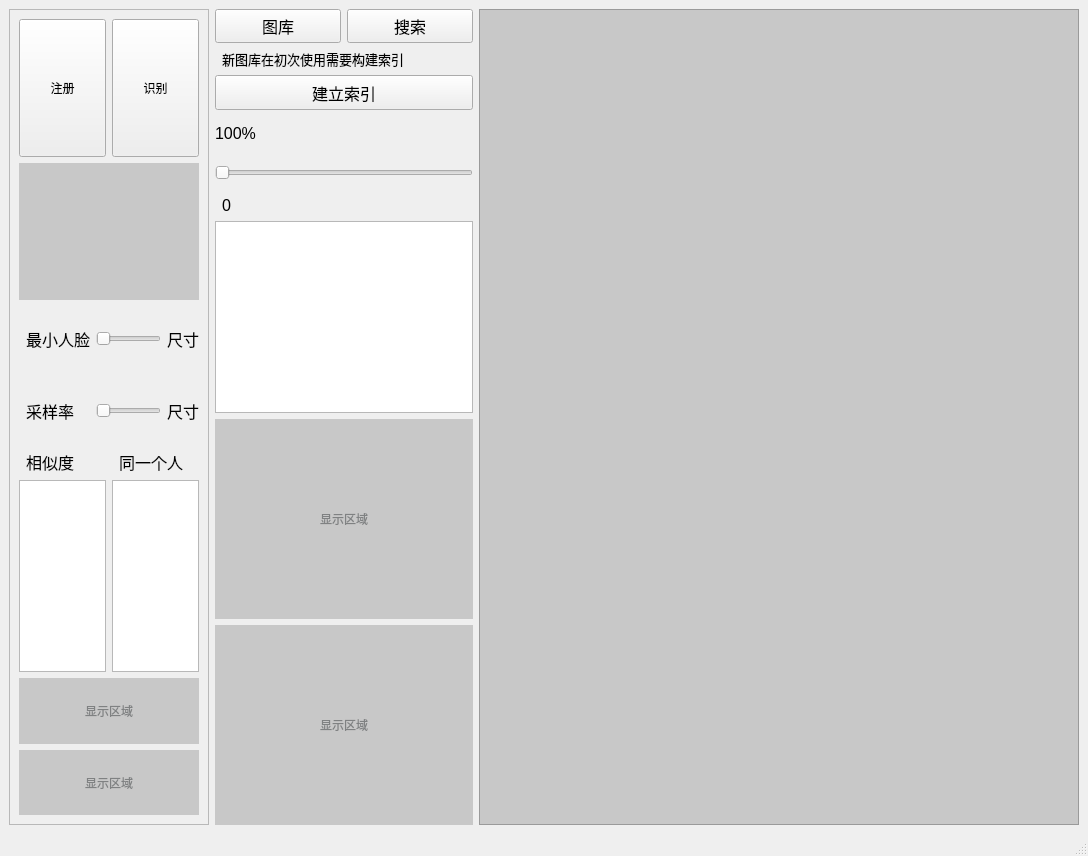
<?xml version="1.0" encoding="UTF-8"?>
<ui version="4.0">
 <class>MainWindow</class>
 <widget class="QMainWindow" name="MainWindow">
  <property name="windowModality">
   <enum>Qt::WindowModal</enum>
  </property>
  <property name="geometry">
   <rect>
    <x>0</x>
    <y>0</y>
    <width>1088</width>
    <height>856</height>
   </rect>
  </property>
  <property name="sizePolicy">
   <sizepolicy hsizetype="Fixed" vsizetype="Fixed">
    <horstretch>0</horstretch>
    <verstretch>2</verstretch>
   </sizepolicy>
  </property>
  <property name="windowTitle">
   <string>FaceSpy</string>
  </property>
  <property name="windowOpacity">
   <double>0.950000000000000</double>
  </property>
  <property name="layoutDirection">
   <enum>Qt::LeftToRight</enum>
  </property>
  <property name="autoFillBackground">
   <bool>false</bool>
  </property>
  <property name="dockOptions">
   <set>QMainWindow::AllowTabbedDocks|QMainWindow::AnimatedDocks</set>
  </property>
  <widget class="QWidget" name="centralwidget">
   <layout class="QHBoxLayout" name="horizontalLayout_3">
    <item>
     <widget class="QFrame" name="frame">
      <property name="maximumSize">
       <size>
        <width>200</width>
        <height>16777215</height>
       </size>
      </property>
      <property name="frameShape">
       <enum>QFrame::StyledPanel</enum>
      </property>
      <property name="frameShadow">
       <enum>QFrame::Raised</enum>
      </property>
      <layout class="QVBoxLayout" name="verticalLayout_3">
       <item>
        <layout class="QHBoxLayout" name="horizontalLayout">
         <item>
          <widget class="QPushButton" name="startButton">
           <property name="sizePolicy">
            <sizepolicy hsizetype="Expanding" vsizetype="Expanding">
             <horstretch>0</horstretch>
             <verstretch>0</verstretch>
            </sizepolicy>
           </property>
           <property name="text">
            <string>注册</string>
           </property>
           <property name="icon">
            <iconset resource="design.qrc">
             <normaloff>:/icons/eye.png</normaloff>:/icons/eye.png</iconset>
           </property>
           <property name="iconSize">
            <size>
             <width>32</width>
             <height>32</height>
            </size>
           </property>
           <property name="checkable">
            <bool>true</bool>
           </property>
          </widget>
         </item>
         <item>
          <widget class="QPushButton" name="testButton">
           <property name="sizePolicy">
            <sizepolicy hsizetype="Expanding" vsizetype="Expanding">
             <horstretch>0</horstretch>
             <verstretch>0</verstretch>
            </sizepolicy>
           </property>
           <property name="text">
            <string>识别</string>
           </property>
           <property name="icon">
            <iconset resource="design.qrc">
             <normaloff>:/icons/video.png</normaloff>:/icons/video.png</iconset>
           </property>
           <property name="iconSize">
            <size>
             <width>32</width>
             <height>32</height>
            </size>
           </property>
           <property name="checkable">
            <bool>true</bool>
           </property>
          </widget>
         </item>
        </layout>
       </item>
       <item>
        <widget class="QLabel" name="cropImgLabel_2">
         <property name="sizePolicy">
          <sizepolicy hsizetype="Expanding" vsizetype="Expanding">
           <horstretch>0</horstretch>
           <verstretch>0</verstretch>
          </sizepolicy>
         </property>
         <property name="autoFillBackground">
          <bool>false</bool>
         </property>
         <property name="styleSheet">
          <string notr="true">background-color: rgb(200, 200, 200);
background-image: url(:/image/logo.png);
border-color: qradialgradient(spread:pad, cx:0.5, cy:0.5, radius:0.5, fx:0.5, fy:0.5, stop:0 rgba(255, 235, 235, 206), stop:0.35 rgba(255, 188, 188, 80), stop:0.4 rgba(255, 162, 162, 80), stop:0.425 rgba(255, 132, 132, 156), stop:0.44 rgba(252, 128, 128, 80), stop:1 rgba(255, 255, 255, 0));
color: rgba(53, 57, 59, 128);</string>
         </property>
         <property name="text">
          <string/>
         </property>
         <property name="alignment">
          <set>Qt::AlignCenter</set>
         </property>
        </widget>
       </item>
       <item>
        <layout class="QGridLayout" name="gridLayout">
         <item row="0" column="0">
          <widget class="QLabel" name="radiusMax">
           <property name="font">
            <font>
             <pointsize>12</pointsize>
            </font>
           </property>
           <property name="layoutDirection">
            <enum>Qt::LeftToRight</enum>
           </property>
           <property name="text">
            <string>最小人脸</string>
           </property>
           <property name="alignment">
            <set>Qt::AlignLeading|Qt::AlignLeft|Qt::AlignVCenter</set>
           </property>
           <property name="indent">
            <number>7</number>
           </property>
          </widget>
         </item>
         <item row="1" column="1">
          <widget class="QSlider" name="ScaleFactorQSlider">
           <property name="sizePolicy">
            <sizepolicy hsizetype="Expanding" vsizetype="Expanding">
             <horstretch>0</horstretch>
             <verstretch>0</verstretch>
            </sizepolicy>
           </property>
           <property name="font">
            <font>
             <pointsize>10</pointsize>
            </font>
           </property>
           <property name="toolTipDuration">
            <number>-2</number>
           </property>
           <property name="autoFillBackground">
            <bool>false</bool>
           </property>
           <property name="minimum">
            <number>1</number>
           </property>
           <property name="maximum">
            <number>10</number>
           </property>
           <property name="singleStep">
            <number>1</number>
           </property>
           <property name="orientation">
            <enum>Qt::Horizontal</enum>
           </property>
           <property name="invertedAppearance">
            <bool>false</bool>
           </property>
           <property name="invertedControls">
            <bool>false</bool>
           </property>
          </widget>
         </item>
         <item row="1" column="2">
          <widget class="QLabel" name="culrrentScaleFactorQLabel">
           <property name="sizePolicy">
            <sizepolicy hsizetype="Expanding" vsizetype="Expanding">
             <horstretch>0</horstretch>
             <verstretch>0</verstretch>
            </sizepolicy>
           </property>
           <property name="font">
            <font>
             <pointsize>12</pointsize>
            </font>
           </property>
           <property name="text">
            <string>尺寸</string>
           </property>
          </widget>
         </item>
         <item row="0" column="2">
          <widget class="QLabel" name="culrrentRadius">
           <property name="sizePolicy">
            <sizepolicy hsizetype="Expanding" vsizetype="Expanding">
             <horstretch>0</horstretch>
             <verstretch>0</verstretch>
            </sizepolicy>
           </property>
           <property name="font">
            <font>
             <pointsize>12</pointsize>
            </font>
           </property>
           <property name="text">
            <string>尺寸</string>
           </property>
          </widget>
         </item>
         <item row="1" column="0">
          <widget class="QLabel" name="radiusMax_2">
           <property name="sizePolicy">
            <sizepolicy hsizetype="Expanding" vsizetype="Expanding">
             <horstretch>0</horstretch>
             <verstretch>0</verstretch>
            </sizepolicy>
           </property>
           <property name="font">
            <font>
             <pointsize>12</pointsize>
            </font>
           </property>
           <property name="layoutDirection">
            <enum>Qt::LeftToRight</enum>
           </property>
           <property name="text">
            <string>采样率</string>
           </property>
           <property name="alignment">
            <set>Qt::AlignLeading|Qt::AlignLeft|Qt::AlignVCenter</set>
           </property>
           <property name="indent">
            <number>7</number>
           </property>
          </widget>
         </item>
         <item row="0" column="1">
          <widget class="QSlider" name="rMaxHorizontalSlider">
           <property name="sizePolicy">
            <sizepolicy hsizetype="Expanding" vsizetype="Expanding">
             <horstretch>0</horstretch>
             <verstretch>0</verstretch>
            </sizepolicy>
           </property>
           <property name="font">
            <font>
             <pointsize>10</pointsize>
            </font>
           </property>
           <property name="toolTipDuration">
            <number>-2</number>
           </property>
           <property name="autoFillBackground">
            <bool>false</bool>
           </property>
           <property name="minimum">
            <number>20</number>
           </property>
           <property name="maximum">
            <number>100</number>
           </property>
           <property name="orientation">
            <enum>Qt::Horizontal</enum>
           </property>
           <property name="invertedAppearance">
            <bool>false</bool>
           </property>
           <property name="invertedControls">
            <bool>false</bool>
           </property>
          </widget>
         </item>
        </layout>
       </item>
       <item>
        <layout class="QGridLayout" name="gridLayout_2">
         <item row="0" column="0">
          <widget class="QLabel" name="similarityLabel">
           <property name="sizePolicy">
            <sizepolicy hsizetype="Expanding" vsizetype="Expanding">
             <horstretch>0</horstretch>
             <verstretch>0</verstretch>
            </sizepolicy>
           </property>
           <property name="font">
            <font>
             <pointsize>12</pointsize>
            </font>
           </property>
           <property name="layoutDirection">
            <enum>Qt::LeftToRight</enum>
           </property>
           <property name="text">
            <string>相似度</string>
           </property>
           <property name="alignment">
            <set>Qt::AlignLeading|Qt::AlignLeft|Qt::AlignVCenter</set>
           </property>
           <property name="indent">
            <number>7</number>
           </property>
          </widget>
         </item>
         <item row="0" column="1">
          <widget class="QLabel" name="sameID">
           <property name="sizePolicy">
            <sizepolicy hsizetype="Expanding" vsizetype="Expanding">
             <horstretch>0</horstretch>
             <verstretch>0</verstretch>
            </sizepolicy>
           </property>
           <property name="font">
            <font>
             <pointsize>12</pointsize>
            </font>
           </property>
           <property name="layoutDirection">
            <enum>Qt::LeftToRight</enum>
           </property>
           <property name="text">
            <string>同一个人</string>
           </property>
           <property name="alignment">
            <set>Qt::AlignLeading|Qt::AlignLeft|Qt::AlignVCenter</set>
           </property>
           <property name="indent">
            <number>7</number>
           </property>
          </widget>
         </item>
         <item row="1" column="0">
          <widget class="QTextBrowser" name="similaritytextBrowser">
           <property name="verticalScrollBarPolicy">
            <enum>Qt::ScrollBarAlwaysOff</enum>
           </property>
           <property name="horizontalScrollBarPolicy">
            <enum>Qt::ScrollBarAlwaysOff</enum>
           </property>
          </widget>
         </item>
         <item row="1" column="1">
          <widget class="QTextBrowser" name="sameIDtextBrowser">
           <property name="verticalScrollBarPolicy">
            <enum>Qt::ScrollBarAlwaysOff</enum>
           </property>
           <property name="horizontalScrollBarPolicy">
            <enum>Qt::ScrollBarAlwaysOff</enum>
           </property>
          </widget>
         </item>
        </layout>
       </item>
       <item>
        <layout class="QVBoxLayout" name="verticalLayout">
         <item>
          <widget class="QLabel" name="videoCanvas">
           <property name="sizePolicy">
            <sizepolicy hsizetype="Expanding" vsizetype="Expanding">
             <horstretch>0</horstretch>
             <verstretch>0</verstretch>
            </sizepolicy>
           </property>
           <property name="autoFillBackground">
            <bool>false</bool>
           </property>
           <property name="styleSheet">
            <string notr="true">background-color: rgb(200, 200, 200);
border-color: qradialgradient(spread:pad, cx:0.5, cy:0.5, radius:0.5, fx:0.5, fy:0.5, stop:0 rgba(255, 235, 235, 206), stop:0.35 rgba(255, 188, 188, 80), stop:0.4 rgba(255, 162, 162, 80), stop:0.425 rgba(255, 132, 132, 156), stop:0.44 rgba(252, 128, 128, 80), stop:1 rgba(255, 255, 255, 0));
color: rgba(53, 57, 59, 128);</string>
           </property>
           <property name="text">
            <string>显示区域</string>
           </property>
           <property name="alignment">
            <set>Qt::AlignCenter</set>
           </property>
          </widget>
         </item>
         <item>
          <widget class="QLabel" name="cropImgRecLabel">
           <property name="sizePolicy">
            <sizepolicy hsizetype="Expanding" vsizetype="Expanding">
             <horstretch>0</horstretch>
             <verstretch>0</verstretch>
            </sizepolicy>
           </property>
           <property name="autoFillBackground">
            <bool>false</bool>
           </property>
           <property name="styleSheet">
            <string notr="true">background-color: rgb(200, 200, 200);
border-color: qradialgradient(spread:pad, cx:0.5, cy:0.5, radius:0.5, fx:0.5, fy:0.5, stop:0 rgba(255, 235, 235, 206), stop:0.35 rgba(255, 188, 188, 80), stop:0.4 rgba(255, 162, 162, 80), stop:0.425 rgba(255, 132, 132, 156), stop:0.44 rgba(252, 128, 128, 80), stop:1 rgba(255, 255, 255, 0));
color: rgba(53, 57, 59, 128);</string>
           </property>
           <property name="text">
            <string>显示区域</string>
           </property>
           <property name="alignment">
            <set>Qt::AlignCenter</set>
           </property>
          </widget>
         </item>
        </layout>
       </item>
      </layout>
     </widget>
    </item>
    <item>
     <layout class="QVBoxLayout" name="verticalLayout_4">
      <item>
       <layout class="QHBoxLayout" name="horizontalLayout_2">
        <item>
         <widget class="QPushButton" name="ImgsOpenButton">
          <property name="sizePolicy">
           <sizepolicy hsizetype="Expanding" vsizetype="Expanding">
            <horstretch>0</horstretch>
            <verstretch>0</verstretch>
           </sizepolicy>
          </property>
          <property name="font">
           <font>
            <pointsize>12</pointsize>
           </font>
          </property>
          <property name="text">
           <string>图库</string>
          </property>
          <property name="icon">
           <iconset resource="design.qrc">
            <normaloff>:/icons/galaxyImgs.png</normaloff>:/icons/galaxyImgs.png</iconset>
          </property>
          <property name="iconSize">
           <size>
            <width>32</width>
            <height>32</height>
           </size>
          </property>
          <property name="checkable">
           <bool>true</bool>
          </property>
         </widget>
        </item>
        <item>
         <widget class="QPushButton" name="queryButton">
          <property name="sizePolicy">
           <sizepolicy hsizetype="Expanding" vsizetype="Expanding">
            <horstretch>0</horstretch>
            <verstretch>0</verstretch>
           </sizepolicy>
          </property>
          <property name="font">
           <font>
            <pointsize>12</pointsize>
           </font>
          </property>
          <property name="text">
           <string>搜索</string>
          </property>
          <property name="icon">
           <iconset resource="design.qrc">
            <normaloff>:/icons/upload.png</normaloff>:/icons/upload.png</iconset>
          </property>
          <property name="iconSize">
           <size>
            <width>32</width>
            <height>32</height>
           </size>
          </property>
          <property name="checkable">
           <bool>true</bool>
          </property>
         </widget>
        </item>
       </layout>
      </item>
      <item>
       <widget class="QLabel" name="radiusMax_3">
        <property name="font">
         <font>
          <pointsize>10</pointsize>
         </font>
        </property>
        <property name="layoutDirection">
         <enum>Qt::LeftToRight</enum>
        </property>
        <property name="text">
         <string>新图库在初次使用需要构建索引</string>
        </property>
        <property name="alignment">
         <set>Qt::AlignLeading|Qt::AlignLeft|Qt::AlignVCenter</set>
        </property>
        <property name="indent">
         <number>7</number>
        </property>
       </widget>
      </item>
      <item>
       <widget class="QPushButton" name="faceDetectionButton">
        <property name="sizePolicy">
         <sizepolicy hsizetype="Expanding" vsizetype="Expanding">
          <horstretch>0</horstretch>
          <verstretch>0</verstretch>
         </sizepolicy>
        </property>
        <property name="font">
         <font>
          <pointsize>12</pointsize>
         </font>
        </property>
        <property name="text">
         <string>建立索引</string>
        </property>
        <property name="icon">
         <iconset resource="design.qrc">
          <normaloff>:/icons/db.png</normaloff>:/icons/db.png</iconset>
        </property>
        <property name="iconSize">
         <size>
          <width>32</width>
          <height>32</height>
         </size>
        </property>
        <property name="checkable">
         <bool>true</bool>
        </property>
       </widget>
      </item>
      <item>
       <widget class="QLabel" name="culrrentRadius_2">
        <property name="sizePolicy">
         <sizepolicy hsizetype="Expanding" vsizetype="Expanding">
          <horstretch>0</horstretch>
          <verstretch>0</verstretch>
         </sizepolicy>
        </property>
        <property name="font">
         <font>
          <pointsize>12</pointsize>
         </font>
        </property>
        <property name="text">
         <string>100%</string>
        </property>
       </widget>
      </item>
      <item>
       <widget class="QSlider" name="rMaxHorizontalSlider_2">
        <property name="sizePolicy">
         <sizepolicy hsizetype="Expanding" vsizetype="Expanding">
          <horstretch>0</horstretch>
          <verstretch>0</verstretch>
         </sizepolicy>
        </property>
        <property name="font">
         <font>
          <pointsize>10</pointsize>
         </font>
        </property>
        <property name="toolTipDuration">
         <number>-2</number>
        </property>
        <property name="autoFillBackground">
         <bool>false</bool>
        </property>
        <property name="minimum">
         <number>20</number>
        </property>
        <property name="maximum">
         <number>100</number>
        </property>
        <property name="orientation">
         <enum>Qt::Horizontal</enum>
        </property>
        <property name="invertedAppearance">
         <bool>false</bool>
        </property>
        <property name="invertedControls">
         <bool>false</bool>
        </property>
       </widget>
      </item>
      <item>
       <widget class="QLabel" name="radiusMax_4">
        <property name="font">
         <font>
          <pointsize>12</pointsize>
         </font>
        </property>
        <property name="layoutDirection">
         <enum>Qt::LeftToRight</enum>
        </property>
        <property name="text">
         <string>0</string>
        </property>
        <property name="alignment">
         <set>Qt::AlignLeading|Qt::AlignLeft|Qt::AlignVCenter</set>
        </property>
        <property name="indent">
         <number>7</number>
        </property>
       </widget>
      </item>
      <item>
       <widget class="QListView" name="listView">
        <property name="font">
         <font>
          <pointsize>8</pointsize>
         </font>
        </property>
        <property name="editTriggers">
         <set>QAbstractItemView::NoEditTriggers</set>
        </property>
       </widget>
      </item>
      <item>
       <layout class="QVBoxLayout" name="verticalLayout_2">
        <item>
         <widget class="QLabel" name="previewImg">
          <property name="sizePolicy">
           <sizepolicy hsizetype="Expanding" vsizetype="Expanding">
            <horstretch>0</horstretch>
            <verstretch>0</verstretch>
           </sizepolicy>
          </property>
          <property name="minimumSize">
           <size>
            <width>0</width>
            <height>200</height>
           </size>
          </property>
          <property name="autoFillBackground">
           <bool>false</bool>
          </property>
          <property name="styleSheet">
           <string notr="true">background-color: rgb(200, 200, 200);
border-color: qradialgradient(spread:pad, cx:0.5, cy:0.5, radius:0.5, fx:0.5, fy:0.5, stop:0 rgba(255, 235, 235, 206), stop:0.35 rgba(255, 188, 188, 80), stop:0.4 rgba(255, 162, 162, 80), stop:0.425 rgba(255, 132, 132, 156), stop:0.44 rgba(252, 128, 128, 80), stop:1 rgba(255, 255, 255, 0));
color: rgba(53, 57, 59, 128);</string>
          </property>
          <property name="text">
           <string>显示区域</string>
          </property>
          <property name="alignment">
           <set>Qt::AlignCenter</set>
          </property>
         </widget>
        </item>
        <item>
         <widget class="QLabel" name="cropImgLabel">
          <property name="sizePolicy">
           <sizepolicy hsizetype="Expanding" vsizetype="Expanding">
            <horstretch>0</horstretch>
            <verstretch>0</verstretch>
           </sizepolicy>
          </property>
          <property name="minimumSize">
           <size>
            <width>0</width>
            <height>200</height>
           </size>
          </property>
          <property name="autoFillBackground">
           <bool>false</bool>
          </property>
          <property name="styleSheet">
           <string notr="true">background-color: rgb(200, 200, 200);
border-color: qradialgradient(spread:pad, cx:0.5, cy:0.5, radius:0.5, fx:0.5, fy:0.5, stop:0 rgba(255, 235, 235, 206), stop:0.35 rgba(255, 188, 188, 80), stop:0.4 rgba(255, 162, 162, 80), stop:0.425 rgba(255, 132, 132, 156), stop:0.44 rgba(252, 128, 128, 80), stop:1 rgba(255, 255, 255, 0));
color: rgba(53, 57, 59, 128);</string>
          </property>
          <property name="text">
           <string>显示区域</string>
          </property>
          <property name="alignment">
           <set>Qt::AlignCenter</set>
          </property>
         </widget>
        </item>
       </layout>
      </item>
     </layout>
    </item>
    <item>
     <widget class="QScrollArea" name="scrlArea">
      <property name="minimumSize">
       <size>
        <width>600</width>
        <height>0</height>
       </size>
      </property>
      <property name="font">
       <font>
        <pointsize>10</pointsize>
       </font>
      </property>
      <property name="styleSheet">
       <string notr="true">background-color: rgb(200, 200, 200);
border-color: qradialgradient(spread:pad, cx:0.5, cy:0.5, radius:0.5, fx:0.5, fy:0.5, stop:0 rgba(255, 235, 235, 206), stop:0.35 rgba(255, 188, 188, 80), stop:0.4 rgba(255, 162, 162, 80), stop:0.425 rgba(255, 132, 132, 156), stop:0.44 rgba(252, 128, 128, 80), stop:1 rgba(255, 255, 255, 0));
color: rgba(53, 57, 59, 128);</string>
      </property>
      <property name="lineWidth">
       <number>3</number>
      </property>
      <property name="widgetResizable">
       <bool>true</bool>
      </property>
      <widget class="QWidget" name="scrollAreaWidgetContents_2">
       <property name="geometry">
        <rect>
         <x>0</x>
         <y>0</y>
         <width>598</width>
         <height>792</height>
        </rect>
       </property>
      </widget>
     </widget>
    </item>
   </layout>
   <zorder>scrlArea</zorder>
   <zorder>frame</zorder>
  </widget>
  <widget class="QStatusBar" name="statusBar"/>
  <widget class="QMenuBar" name="pMenuBar">
   <property name="geometry">
    <rect>
     <x>0</x>
     <y>0</y>
     <width>1088</width>
     <height>22</height>
    </rect>
   </property>
  </widget>
 </widget>
 <resources>
  <include location="design.qrc"/>
 </resources>
 <connections/>
</ui>
